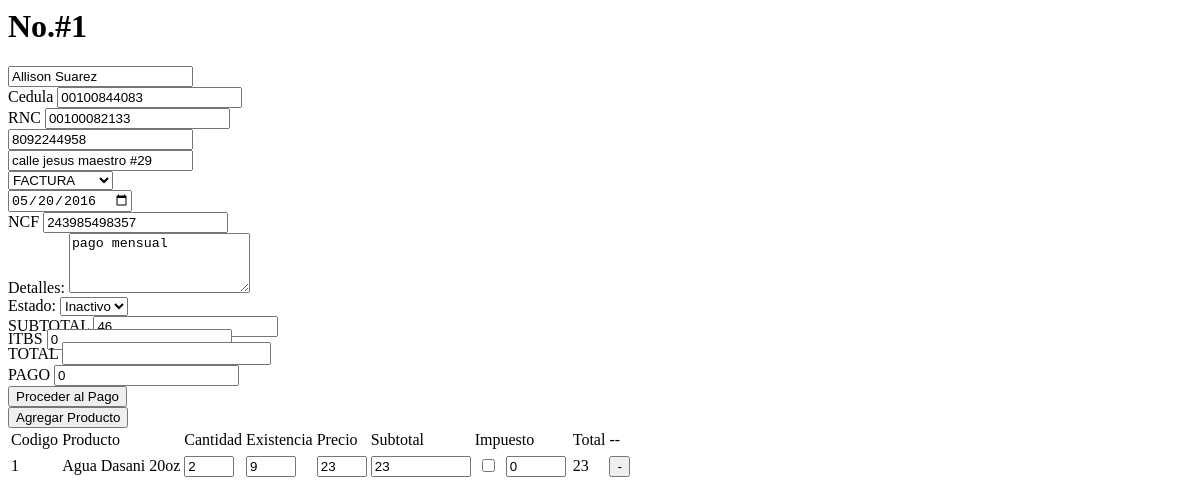
The page /modulos/factura/addFactura.php?id=1 on the database its author committed.
### tables this page shows
CREATE TABLE `factura` (
  `id` int(11) NOT NULL,
  `id_cliente` int(11) NOT NULL,
  `id_usuario` int(11) NOT NULL,
  `fecha` date NOT NULL,
  `sub_total` varchar(15) NOT NULL,
  `impuesto` varchar(15) NOT NULL,
  `total` varchar(15) NOT NULL,
  `ncf` varchar(50) NOT NULL,
  `codigo` varchar(15) NOT NULL,
  `detalle` text NOT NULL,
  `fecha_creacion` datetime NOT NULL,
  `estado` int(11) NOT NULL,
  `pago` int(11) NOT NULL
);

CREATE TABLE `clientes` (
  `id` int(11) NOT NULL,
  `nombre` varchar(100) NOT NULL,
  `nombre_comercial` varchar(150) NOT NULL,
  `cedula` varchar(20) NOT NULL,
  `rnc` varchar(20) NOT NULL,
  `telefono` varchar(15) NOT NULL,
  `direccion` text NOT NULL,
  `estado` int(11) NOT NULL
);

CREATE TABLE `detalles_factura` (
  `id` int(11) NOT NULL,
  `id_producto` int(11) NOT NULL,
  `id_factura` int(11) NOT NULL,
  `cantidad` varchar(15) NOT NULL,
  `precio` varchar(15) NOT NULL,
  `impuesto` varchar(15) NOT NULL,
  `pago` varchar(15) NOT NULL
);

CREATE TABLE `productos` (
  `id` int(11) NOT NULL,
  `nombre` varchar(100) NOT NULL,
  `tipo` int(11) NOT NULL,
  `precio` varchar(15) NOT NULL,
  `detalle` text NOT NULL,
  `capital` varchar(15) NOT NULL,
  `existencia` varchar(15) NOT NULL,
  `estado` int(11) NOT NULL
);

### modulos/factura/addFactura.php (the view, shortened to what this page needs)
<?php
include("../../libreria/engine.php");
function consulta($tabla_db,$id,$con){
$sql = "select * from {$tabla_db} where id = {$id}";
$rss  = mysqli_query($con,$sql);
$consulta = mysqli_fetch_assoc($rss);
return $consulta;
}
$sql = "select * from factura where id = {$_GET['id']}";
$rs  = mysqli_query($con,$sql);
$fact = mysqli_fetch_assoc($rs);
$clit = consulta('clientes',$fact['id_cliente']+0,$con);
$fecha = ($fact['fecha'])?$fact['fecha']:date('Y-m-d');
?>
<link rel="stylesheet" href="addfactstyle.css">
<div class="panel panel-body">
<h1>No.#<?php echo $fact['id']+0 ?></h1>
<form action="modulos/factura/addFactura.php" onSubmit=" return loaderGuardar()" method="post" target="ifrmF">
<div class="row">
<div class="col-md-4">
<div style="" class="form-group input-group">
<input type="text"  name="nombre" readonly id="nombre"  onclick="MM('modulos/factura/clientes.php')" placeholder="Name" class="form-control" value="<?php echo $clit['nombre'] ?>" />
</div>
<div  class="form-group input-group ">
<span class="input-group-addon">Cedula</span>
<input type="text" name="cedula" id="cedula" value="<?php echo $clit['cedula'] ?>" placeholder="" class="form-control" />
<input name="cliente" id="cliente" type="hidden" value="<?php echo $clit['id'] ?>" />				</div>
<div  class="form-group input-group ">
<span class="input-group-addon">RNC</span>
<input type="text" name="rnc" id="rnc" value="<?php echo $clit['rnc'] ?>" placeholder="" class="form-control" />
</div>
<div style="" class="form-group input-group">
<input type="telefono" id="telefono" value="<?php echo $clit['telefono'] ?>" name="telefono" placeholder="Phone" class="form-control" />
</div>
<div class="form-group input-group " >
<input type="text" id="direccion" value="<?php echo $clit['direccion'] ?>" name="direccion" placeholder="address" class="form-control" />
</div>
</div>
<div class="col-md-4">
<div style="" class="form-group input-group">
<select class="form-control" name="tipo" id="tipo">
<option value="1">FACTURA</option>
</select>
</div>
<div style="" class="form-group input-group">
<input type="date" id="fecha_producto" value="<?php echo $fecha  ?>" name="fecha" placeholder="Fecha" class="form-control" />
</div>
<div style="" class="form-group input-group">
<span class="input-group-addon"> NCF</span>
<input type="text" id="ncf" value="<?php echo $fact['ncf'] ?>" name="ncf" placeholder="ncf" class="form-control" />
</div>
<div style="" class="form-group input-group">
<span class="input-group-addon">
Detalles:
</span>
<textarea class="form-control" name="detalle"  style="height:60px;"><?php echo $fact['detalle'] ?></textarea>
</div>
<div style="" class="form-group input-group">
<span class="input-group-addon">
Estado:
</span>
<select class="form-control" name="estado">
<option value="0" <?php echo ($fact['estado'] ==0 and $fact['id'] > 0 )?"selected":""; ?>>Inactivo</option>
</select>
</div>
</div>
<div class="col-md-4">
<div  class="form-group input-group">
<span class="input-group-addon">
<span >SUBTOTAL</span>
</span>
 <input type="number" value="<?php echo number_format($fact['sub_total'],0) ?>" id="Tsubtotal" name="sub_t" class="form-control" readonly />
</div>
<div style=" margin-top:-8px" class="form-group input-group">
<span class="input-group-addon">
<span >ITBS</span>
</span>
 <input type="number" id="Timpuesto" value="<?php echo number_format($fact['impuesto'],0) ?>" name="itbs" class="form-control"  readonly="readonly" />
</div>
<div style="margin-top:-8px" class="form-group input-group">
<span class="input-group-addon">
<span >TOTAL</span>
</span>
 <input type="number" style="font-size:15px; font-weight:bold; color:red" id="Totalx" name="total" class="form-control" readonly />
</div>
<div  class="form-group input-group">
<span class="input-group-addon">
<span >PAGO</span>
</span>
 <input type="number" required title="pago" id="pago" name="pago"  class="form-control" value="<?php echo (isset($fact['pago']))? number_format($fact['pago'],0):""; ?>"/>
</div>
<input type="submit" class="btn btn-primary btn-block" value="Proceder al Pago">
</div>
</div>
<div class="row">
<button class="btn btn-info "  type='button' onClick="AddP()">Agregar Producto</button>
<div class="panel panel body" style="min-height:200px;">
<table class="table" >
<thead>
<tr>
    <td>Codigo</td>
    <td>Producto</td>
    <td>Cantidad</td>
     <td>Existencia</td>
    <td>Precio</td>
    <td  style='width:100px;'>Subtotal</td>
    <td>Impuesto</td>
    <td>Total</td>
    <td>--</td>
</tr>
</thead>
<tbody id='productos'>
<?php
$dtss = "";
$sql = "select p.nombre,df.impuesto,p.existencia,df.id_producto as id,df.cantidad,df.precio as sub_total,df.pago  from detalles_factura df
        left join productos p
        on(df.id_producto = p.id)
        where df.id_factura = '{$fact['id']}'
        ";
$rs = mysqli_query($con,$sql);
while($fila = mysqli_fetch_assoc($rs)){
          $total = $fila['impuesto']+$fila['sub_total'];
          $impuesto = ($fila['impuesto'] > 0)?"checked":"";
          $existencia = $fila['existencia']+$fila['cantidad'];
            $dtss .="
                        <tr id='produ{$fila['id']}'>
                        <td id='codigo{$fila['id']}' ><input type='hidden' name='id_producto[]' value='{$fila['id']}'> {$fila['id']}</td>
                        <td id='nombre{$fila['id']}' class='nombre'>{$fila['nombre']}</td><td><input name='cantidad[]' id='cantidad{$fila['id']}' class='form-control' onkeyup='carculando({$fila['id']}); actualizar()'  style='width:50px' value='{$fila['cantidad']}' ></td>
                        <td><input id='existencia{$fila['id']}' value='{$fila['existencia']}' data='{$existencia}' class='form-control' readonly style='width:50px' value='1'></td>
                        <td><input id='total{$fila['id']}' name='precio[]' class='form-control' style='width:50px' onkeyup='carculando({$fila['id']}); actualizar()'  value='{$fila['sub_total']}'></td>
                        <td  style='width:100px;'><input style='width:100px;' id='subtotal{$fila['id']}' class='form-control Tsubtotal'style='width:60px' name='sub_total[]' value='{$fila['sub_total']}' readonly></td><td><table><tr>
                        <td><input type='checkbox' {$impuesto}  id='itbis{$fila['id']}' value='1'  onclick='carculando({$fila['id']});actualizar()' >&nbsp;</td>
                        <td><input class='form-control Timpuesto'style='width:60px' id='impuesto{$fila['id']}' name='impuesto[]' value='{$fila['impuesto']}'  readonly></td></td></tr></table><td id='totalAll{$fila['id']}'>{$total}</td><td><button class='btn btn-danger btn-xs' type='button' onclick='eliminarItem(this)'>-</button></td></tr>
                    ";
          }
echo $dtss;
?>
</div>
</div>
</form>
</div>

### rows shown on the page
factura: $fact['id']+0 "1", fecha "05/20/2016", ncf "243985498357", detalle "pago mensual", estado "Inactivo", sub_t "46", itbs "0", pago "0"
clientes: nombre "Allison Suarez", cedula "00100844083", rnc "00100082133", telefono "8092244958", direccion "calle jesus maestro #29"
detalles_factura: id_producto "1", id_producto.nombre "Agua Dasani 20oz", cantidad "2", id_producto.existencia "9", precio "23", impuesto "0"
